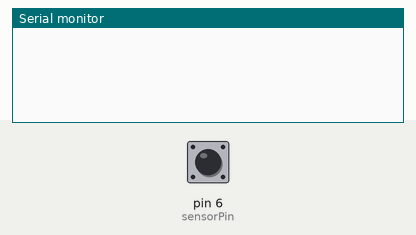
A sketch run on a simulated Arduino Uno, built with avr-gcc and run on an emulated ATmega328P. On the bench: the last lines printed to the serial monitor. The inputs (shaded band) are chosen by the test bench; at power-on: pin 6 (sensorPin) HIGH.

Above: at 1.2 s.
1.3 s: pin 6 (sensorPin) pulsed LOW 2 times (0.12 s each, 0.3 s apart)
At 1.63 s:
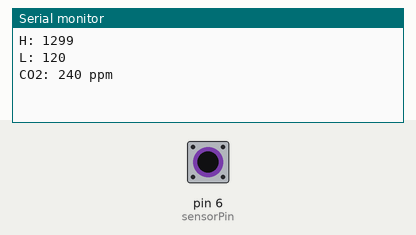
At 2.7 s:
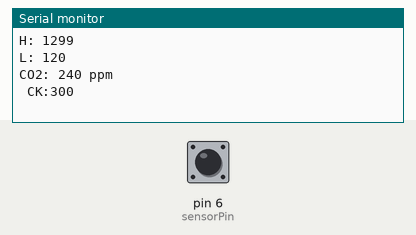

The sketch:

test_MH-Z14.ino
```cpp
// set interrupt pin numbers to recive outhput signal:
const int sensorPin = 6; // Pin 2 as the sensor pin
long top = 0;
long down = 0;
long top_time = 0;
long down_time = 0;

void setup() {
  Serial.begin(9600);
// set sensor pin as an input
  pinMode(sensorPin, INPUT);
// Read starting value for millis…
  while(digitalRead(sensorPin) == LOW) {;}
  down = millis();
}

void loop(){
// Check for high and low timing – low time * 2 = PPM
  while(digitalRead(sensorPin) == HIGH) {;}
  top = millis();
  down_time = top - down;
  while(digitalRead(sensorPin) == LOW) {;}
  down = millis();
  top_time = down - top;
// Validity check high+low = 1004 (small margin or error allowed -> 990)
  if(top_time + down_time > 990) {
    Serial.print("H: ");
    Serial.println(down_time,DEC);
    Serial.print("L: ");
    Serial.println(top_time,DEC);
    Serial.print("CO2: ");
    Serial.print(top_time * 2,DEC);
    Serial.println(" ppm");
  } else {
// Output in case of invalid check: value instead of 1004 ms
    Serial.print(" CK:");
    Serial.println(top_time+down_time, DEC);
  }
}
```

Measured:
- after the input at 1.3 s, the serial monitor: prints a new line after 0.12 s (image 1)
